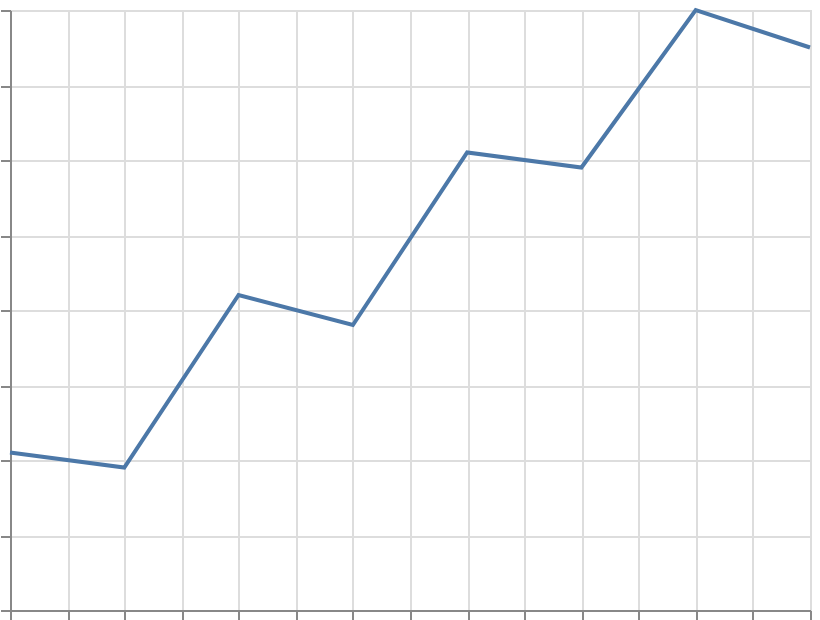

Express this chart as Vega-Lite.
### Vega-Lite specification from a JSON file in a GitHub repository (floating-point values rounded to 4 significant figures)
{"$schema": "https://vega.github.io/schema/vega-lite/v6.json", "width": 400, "height": 300, "padding": 5, "autosize": "none", "data": {"name": "table", "values": [{"x": 1, "y": 2.1}, {"x": 2, "y": 1.9}, {"x": 3, "y": 4.2}, {"x": 4, "y": 3.8}, {"x": 5, "y": 6.1}, {"x": 6, "y": 5.9}, {"x": 7, "y": 8.0}, {"x": 8, "y": 7.5}]}, "mark": "line", "encoding": {"x": {"field": "x", "type": "quantitative"}, "y": {"field": "y2", "type": "quantitative"}}, "transform": [{"loess": "y", "on": "x", "as": ["x", "y2"]}]}
